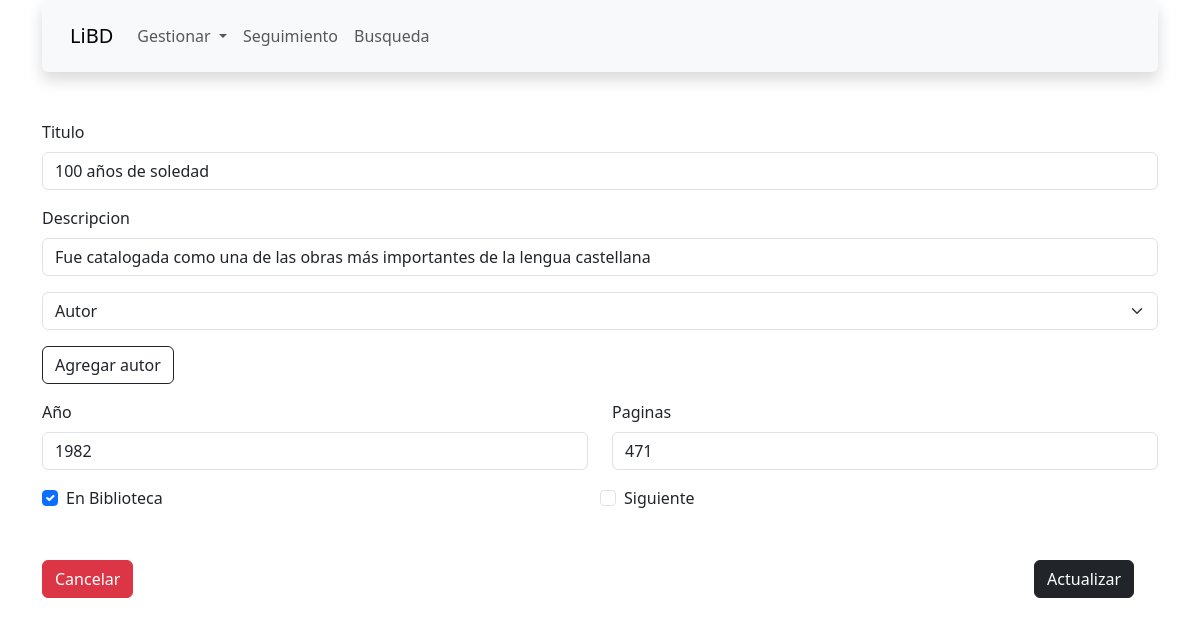
The page /gestionar/libro/libro_form.php?idLibro=1 on the database its author committed.
### tables this page shows
CREATE TABLE `libro` (
  `idLibro` int(11) NOT NULL AUTO_INCREMENT,
  `titulo` varchar(60) NOT NULL,
  `idAutor` int(11) NOT NULL,
  `anio` int(11) NOT NULL,
  `descripcion` varchar(120) NOT NULL,
  `paginas` int(11) NOT NULL,
  `paginasLeidas` int(11) NOT NULL,
  `siguiente` tinyint(1) DEFAULT NULL,
  `biblioteca` tinyint(1) DEFAULT NULL,
  PRIMARY KEY (`idLibro`),
  KEY `idAutor` (`idAutor`),
  CONSTRAINT `libro_ibfk_1` FOREIGN KEY (`idAutor`) REFERENCES `autor` (`idAutor`)
);

### gestionar/libro/libro_form.php (the view, shortened to what this page needs)
<!DOCTYPE html>
<html lang="en">
  <head>
  </head>
  <body>
    <?php
    include(ROOT_DIR . "navbar.php");
    include(ROOT_DIR . "MySQLi.php");
    if (isset($_GET["idLibro"])) {
      $update = true;
      $idLibro = $_GET["idLibro"];
      $result = mysqli_query($mysqli, "SELECT * FROM libro WHERE idLibro=$idLibro");
      while ($res = mysqli_fetch_array($result)) {
        $titulo = $res['titulo'];
        $descripcion = $res['descripcion'];
        $anio = $res['anio'];
        $paginas = $res['paginas'];
        $biblioteca = $res['biblioteca'];
        $siguiente = $res['siguiente'];
      }
    } else {
      $update = false;
    }
    function chequeo($checked)
    {
      if ($checked == 1) {
        echo "checked";
      }
    }
    ?>
    <div class="container mt-3">
      <form action="libro_script.php" method="post">
        <div class="mb-3">
          <label class="form-label">Titulo</label>
          <input required name="titulo" type="text" class="form-control" placeholder="100 años de soledad"
            value="<?php echo $titulo ?>">
        </div>
        <div class="mb-3">
          <label for="libro_descripcion" class="form-label">Descripcion</label>
          <input required name="descripcion" type="text" class="form-control"
            placeholder="Libro premio novel de literatura" value="<?php echo $descripcion ?>">
        </div>
        <div class="mb-3">
          <select required name="idAutor" class="form-select" aria-label="Default select example">
            <option>Autor</option>
          </select>
          <a class="btn btn-outline-dark mt-3" href="/libd/gestionar/autor/autor_form.php" rollhe="button">Agregar autor</a>
        </div>
        <div class="row">
          <div class="col">
            <div class="mb-3">
              <label class="form-label">Año</label>
              <input name="anio" type="number" class="form-control" placeholder="1982" value="<?php echo $anio ?>">
            </div>
          </div>
          <div class="col">
            <div class="mb-3">
              <label class="form-label">Paginas</label>
              <input required name="paginas" type="number" class="form-control" placeholder="666"
                value="<?php echo $paginas ?>">
            </div>
          </div>
          <div class="row">
            <div class="col">
              <div class="form-check">
                <input name="biblioteca" class="form-check-input" type="checkbox" value="1" id="libro_biblioteca"
                  <?php chequeo($biblioteca) ?>>
                <label class="form-check-label" for="libro_biblioteca">
                  En Biblioteca
                </label>
              </div>
            </div>
            <div class="col">
              <div class="form-check">
                <input name="siguiente" class="form-check-input" type="checkbox" value="1" id="libro_seguiente" <?php chequeo($siguiente) ?>>
                <label class="form-check-label" for="libro_seguiente">
                  Siguiente
                </label>
              </div>
            </div>
            <?php
            if ($update) {
              echo <<<ITEM
                    <div class="d-flex justify-content-between">
                    <a class="btn btn-danger my-5" href="libro_form.php" role="button">Cancelar</a>
                    <button class="btn btn-dark my-5" type="submit" name="update" value="Update">Actualizar</button>
                    </div>
                ITEM;
            }
            ?>
      </form>
    </div>
  </body>
</html>

### rows shown on the page
libro: titulo "100 años de soledad", descripcion "Fue catalogada como una de las obras más importantes de la lengua castellana", anio "1982", paginas "471", biblioteca "☑"
